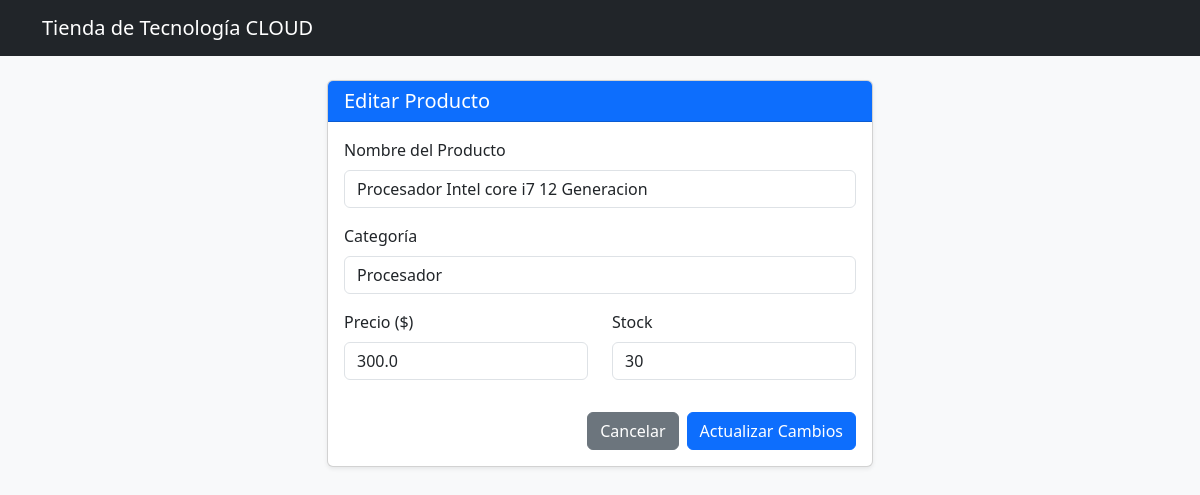
The app's page /editar/3 with its own data.
### tables this page shows
CREATE TABLE productos 
        (
            id INTEGER PRIMARY KEY AUTOINCREMENT,
            nombre TEXT NOT NULL,
            categoria TEXT NOT NULL,
            precio REAL NOT NULL,
            stock INTEGER NOT NULL
        );

### app.py (the view, shortened to what this page needs)
@app.route('/editar/<int:id>', methods=['GET', 'POST'])
def editar(id):
    conn = sqlite3.connect('inventario.db')
    conn.row_factory = sqlite3.Row
    cursor = conn.cursor()
    cursor.execute('SELECT * FROM productos WHERE id = ?', (id,))
    producto = cursor.fetchone()
    conn.close()
    return render_template('edit.html', producto=producto)

### templates/edit.html
{% extends "base.html" %}
{% block content %}
<div class="row justify-content-center">
    <div class="col-md-6">
        <div class="card shadow-sm">
            <div class="card-header bg-primary text-white">
                <h2 class="h5 mb-0">Editar Producto</h2>
            </div>
            <div class="card-body">
                <form action="/editar/{{ producto.id }}" method="POST">
                    <div class="mb-3">
                        <label for="nombre" class="form-label">Nombre del Producto</label>
                        <input type="text" class="form-control" id="nombre" name="nombre" value="{{ producto.nombre }}" required>
                    </div>
                    <div class="mb-3">
                        <label for="categoria" class="form-label">Categoría</label>
                        <input type="text" class="form-control" id="categoria" name="categoria" value="{{ producto.categoria }}" required>
                    </div>
                    <div class="row">
                        <div class="col-md-6 mb-3">
                            <label for="precio" class="form-label">Precio ($)</label>
                            <input type="number" step="0.01" class="form-control" id="precio" name="precio" value="{{ producto.precio }}" required>
                        </div>
                        <div class="col-md-6 mb-3">
                            <label for="stock" class="form-label">Stock</label>
                            <input type="number" class="form-control" id="stock" name="stock" value="{{ producto.stock }}" required>
                        </div>
                    </div>
                    <div class="d-grid gap-2 d-md-flex justify-content-md-end mt-3">
                        <a href="/" class="btn btn-secondary">Cancelar</a>
                        <button type="submit" class="btn btn-primary">Actualizar Cambios</button>
                    </div>
                </form>
            </div>
        </div>
    </div>
</div>
{% endblock %}

### records on screen
productos: nombre "Procesador Intel core i7 12 Generacion", categoria "Procesador", precio "300.0", stock "30"
